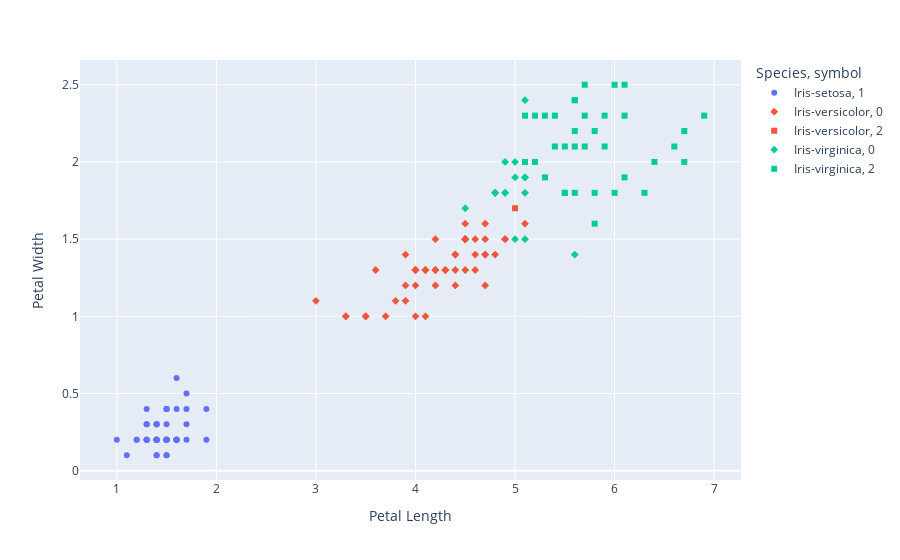

Source (notebook cell):
### Code cell
# scatter plot
fig = px.scatter(
    data,
    x='Petal Length',
    y='Petal Width',
    color='Species',
    symbol= ag_predict
)
fig.show()

### Figure 1 — Plotly figure (JSON) as saved in the notebook; plotly's stock layout.template omitted (floating-point values rounded to 4 significant figures)
{"data": [{"hovertemplate": "Species=Iris-setosa<br>symbol=1<br>Petal Length=%{x}<br>Petal Width=%{y}<extra></extra>", "legendgroup": "Iris-setosa, 1", "marker": {"color": "#636efa", "symbol": "circle"}, "mode": "markers", "name": "Iris-setosa, 1", "orientation": "v", "showlegend": true, "x": [1.4, 1.4, 1.3, 1.5, 1.4, 1.7, 1.4, 1.5, 1.4, 1.5, 1.5, 1.6, 1.4, 1.1, 1.2, 1.5, 1.3, 1.4, 1.7, 1.5, 1.7, 1.5, 1.0, 1.7, 1.9, 1.6, 1.6, 1.5, 1.4, 1.6, 1.6, 1.5, 1.5, 1.4, 1.5, 1.2, 1.3, 1.4, 1.3, 1.5, 1.3, 1.3, 1.3, 1.6, 1.9, 1.4, 1.6, 1.4, 1.5, 1.4], "xaxis": "x", "y": [0.2, 0.2, 0.2, 0.2, 0.2, 0.4, 0.3, 0.2, 0.2, 0.1, 0.2, 0.2, 0.1, 0.1, 0.2, 0.4, 0.4, 0.3, 0.3, 0.3, 0.2, 0.4, 0.2, 0.5, 0.2, 0.2, 0.4, 0.2, 0.2, 0.2, 0.2, 0.4, 0.1, 0.2, 0.2, 0.2, 0.2, 0.1, 0.2, 0.2, 0.3, 0.3, 0.2, 0.6, 0.4, 0.3, 0.2, 0.2, 0.2, 0.2], "yaxis": "y", "type": "scatter"}, {"hovertemplate": "Species=Iris-versicolor<br>symbol=0<br>Petal Length=%{x}<br>Petal Width=%{y}<extra></extra>", "legendgroup": "Iris-versicolor, 0", "marker": {"color": "#EF553B", "symbol": "diamond"}, "mode": "markers", "name": "Iris-versicolor, 0", "orientation": "v", "showlegend": true, "x": [4.7, 4.5, 4.9, 4.0, 4.6, 4.5, 4.7, 3.3, 4.6, 3.9, 3.5, 4.2, 4.0, 4.7, 3.6, 4.4, 4.5, 4.1, 4.5, 3.9, 4.8, 4.0, 4.9, 4.7, 4.3, 4.4, 4.8, 4.5, 3.5, 3.8, 3.7, 3.9, 5.1, 4.5, 4.5, 4.7, 4.4, 4.1, 4.0, 4.4, 4.6, 4.0, 3.3, 4.2, 4.2, 4.2, 4.3, 3.0, 4.1], "xaxis": "x", "y": [1.4, 1.5, 1.5, 1.3, 1.5, 1.3, 1.6, 1.0, 1.3, 1.4, 1.0, 1.5, 1.0, 1.4, 1.3, 1.4, 1.5, 1.0, 1.5, 1.1, 1.8, 1.3, 1.5, 1.2, 1.3, 1.4, 1.4, 1.5, 1.0, 1.1, 1.0, 1.2, 1.6, 1.5, 1.6, 1.5, 1.3, 1.3, 1.3, 1.2, 1.4, 1.2, 1.0, 1.3, 1.2, 1.3, 1.3, 1.1, 1.3], "yaxis": "y", "type": "scatter"}, {"hovertemplate": "Species=Iris-versicolor<br>symbol=2<br>Petal Length=%{x}<br>Petal Width=%{y}<extra></extra>", "legendgroup": "Iris-versicolor, 2", "marker": {"color": "#EF553B", "symbol": "square"}, "mode": "markers", "name": "Iris-versicolor, 2", "orientation": "v", "showlegend": true, "x": [5.0], "xaxis": "x", "y": [1.7], "yaxis": "y", "type": "scatter"}, {"hovertemplate": "Species=Iris-virginica<br>symbol=0<br>Petal Length=%{x}<br>Petal Width=%{y}<extra></extra>", "legendgroup": "Iris-virginica, 0", "marker": {"color": "#00cc96", "symbol": "diamond"}, "mode": "markers", "name": "Iris-virginica, 0", "orientation": "v", "showlegend": true, "x": [5.1, 4.5, 5.0, 5.1, 5.0, 4.9, 4.9, 4.8, 4.9, 5.1, 5.6, 4.8, 5.1, 5.0, 5.1], "xaxis": "x", "y": [1.9, 1.7, 2.0, 2.4, 1.5, 2.0, 1.8, 1.8, 1.8, 1.5, 1.4, 1.8, 1.9, 1.9, 1.8], "yaxis": "y", "type": "scatter"}, {"hovertemplate": "Species=Iris-virginica<br>symbol=2<br>Petal Length=%{x}<br>Petal Width=%{y}<extra></extra>", "legendgroup": "Iris-virginica, 2", "marker": {"color": "#00cc96", "symbol": "square"}, "mode": "markers", "name": "Iris-virginica, 2", "orientation": "v", "showlegend": true, "x": [6.0, 5.9, 5.6, 5.8, 6.6, 6.3, 5.8, 6.1, 5.1, 5.3, 5.5, 5.3, 5.5, 6.7, 6.9, 5.7, 6.7, 5.7, 6.0, 5.6, 5.8, 6.1, 6.4, 5.6, 6.1, 5.6, 5.5, 5.4, 5.6, 5.1, 5.9, 5.7, 5.2, 5.2, 5.4], "xaxis": "x", "y": [2.5, 2.1, 1.8, 2.2, 2.1, 1.8, 1.8, 2.5, 2.0, 1.9, 2.1, 2.3, 1.8, 2.2, 2.3, 2.3, 2.0, 2.1, 1.8, 2.1, 1.6, 1.9, 2.0, 2.2, 2.3, 2.4, 1.8, 2.1, 2.4, 2.3, 2.3, 2.5, 2.3, 2.0, 2.3], "yaxis": "y", "type": "scatter"}], "layout": {"xaxis": {"anchor": "y", "domain": [0.0, 1.0], "title": {"text": "Petal Length"}}, "yaxis": {"anchor": "x", "domain": [0.0, 1.0], "title": {"text": "Petal Width"}}, "legend": {"title": {"text": "Species, symbol"}, "tracegroupgap": 0}, "margin": {"t": 60}}}
